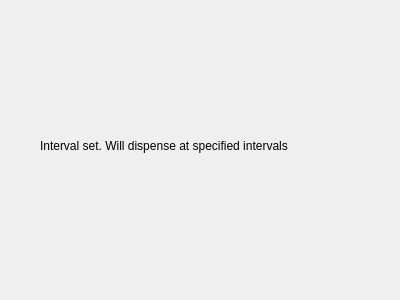
<?xml version="1.0" encoding="UTF-8"?>
<ui version="4.0">
 <class>Dialog</class>
 <widget class="QDialog" name="Dialog">
  <property name="geometry">
   <rect>
    <x>0</x>
    <y>0</y>
    <width>400</width>
    <height>300</height>
   </rect>
  </property>
  <property name="windowTitle">
   <string>Dialog</string>
  </property>
  <widget class="QLabel" name="label">
   <property name="geometry">
    <rect>
     <x>40</x>
     <y>90</y>
     <width>331</width>
     <height>111</height>
    </rect>
   </property>
   <property name="text">
    <string>Interval set. Will dispense at specified intervals</string>
   </property>
  </widget>
 </widget>
 <resources/>
 <connections/>
</ui>
